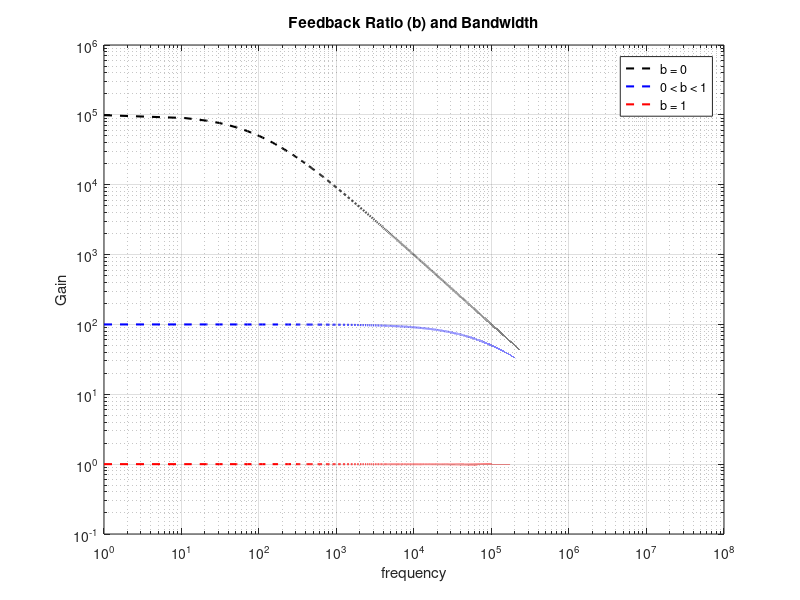

The MATLAB source for this figure:
%This is a script to display a graph illustrating the relationship
%Between bandwidth and feedback ratio for amplifiers
ADC = 100e3;
BW = 10e6;
Fopen = BW/ADC;
Fbx = BW/100;
Fb1 = BW;

f = 1:10:BW*10;
G = BW./(Fopen+f);
H = BW./(Fbx+f);
U = BW./(Fb1+f);

zero = ones(size(f));

loglog(f,G,'--','Color','k','Linewidth',1.5); hold on;
loglog(f,H,'--','Color','b','Linewidth',1.5);
loglog(f,U,'--','Color','r','Linewidth',1.5); hold off;
axis([1 BW*10 .1 ADC*10])
grid on
grid minor

legend('b = 0', '0 < b < 1', 'b = 1')
set(gcf,'Color','white')
title('Feedback Ratio (b) and Bandwidth')
xlabel('frequency');
ylabel('Gain');
